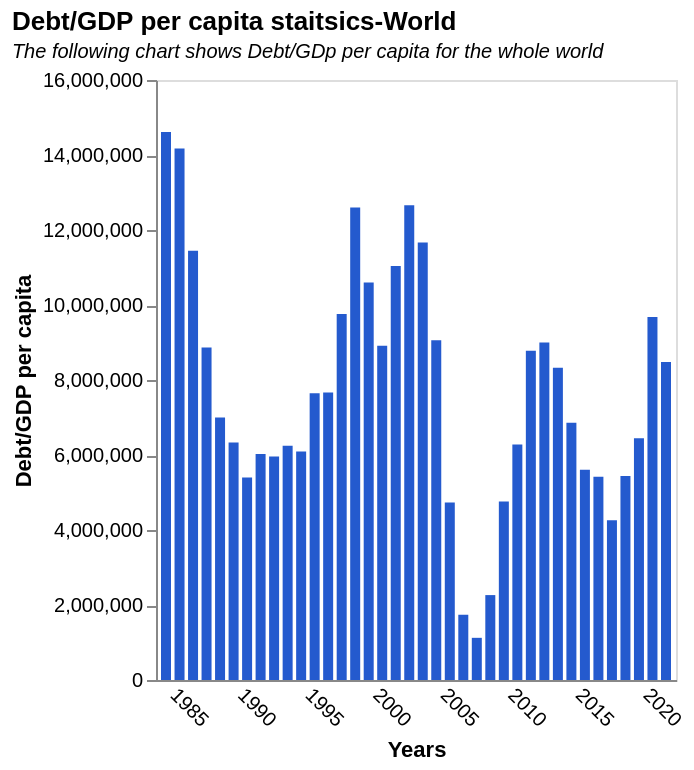

Write a Vega-Lite specification for this figure.
### Vega-Lite specification from a JSON file in a GitHub repository (floating-point values rounded to 4 significant figures)
{"$schema": "https://vega.github.io/schema/vega-lite/v5.json", "title": {"text": "Debt/GDP per capita staitsics-World ", "subtitle": "The following chart shows Debt/GDp per capita for the whole world", "subtitleFontStyle": "italic", "subtitleFontSize": 10, "anchor": "start", "color": "black"}, "data": {"values": [{"date": "31/12/2021", " Per Capita (US $)": "12262.9346", "Outstanding Debt": "1.04029E+11", "Debt/GDP per capita": "8483236.607", "Years": "2021"}, {"date": "31/12/2020", " Per Capita (US $)": "10936.0575", "Outstanding Debt": "1.0589E+11", "Debt/GDP per capita": "9682689.303", "Years": "2020"}, {"date": "31/12/2019", " Per Capita (US $)": "11407.4793", "Outstanding Debt": "73536345315", "Debt/GDP per capita": "6446327.307", "Years": "2019"}, {"date": "31/12/2018", " Per Capita (US $)": "11366.0737", "Outstanding Debt": "61821792421", "Debt/GDP per capita": "5439151.113", "Years": "2018"}, {"date": "31/12/2017", " Per Capita (US $)": "10825.9024", "Outstanding Debt": "46107666542", "Debt/GDP per capita": "4259013.691", "Years": "2017"}, {"date": "31/12/2016", " Per Capita (US $)": "10286.4113", "Outstanding Debt": "55750278788", "Debt/GDP per capita": "5419798.719", "Years": "2016"}, {"date": "31/12/2015", " Per Capita (US $)": "10231.7026", "Outstanding Debt": "57333751899", "Debt/GDP per capita": "5603539.718", "Years": "2015"}, {"date": "31/12/2014", " Per Capita (US $)": "10976.3835", "Outstanding Debt": "75334319046", "Debt/GDP per capita": "6863309.673", "Years": "2014"}, {"date": "31/12/2013", " Per Capita (US $)": "10815.58", "Outstanding Debt": "90073641743", "Debt/GDP per capita": "8328137.903", "Years": "2013"}, {"date": "31/12/2012", " Per Capita (US $)": "10648.2372", "Outstanding Debt": "95808640755", "Debt/GDP per capita": "8997605.797", "Years": "2012"}, {"date": "31/12/2011", " Per Capita (US $)": "10544.8758", "Outstanding Debt": "92585525384", "Debt/GDP per capita": "8780143.753", "Years": "2011"}, {"date": "31/12/2010", " Per Capita (US $)": "9621.1283", "Outstanding Debt": "60439448644", "Debt/GDP per capita": "6281950.179", "Years": "2010"}, {"date": "31/12/2009", " Per Capita (US $)": "8890.8011", "Outstanding Debt": "42300847722", "Debt/GDP per capita": "4757821.848", "Years": "2009"}, {"date": "31/12/2008", " Per Capita (US $)": "9489.966", "Outstanding Debt": "21487336753", "Debt/GDP per capita": "2264216.411", "Years": "2008"}, {"date": "31/12/2007", " Per Capita (US $)": "8743.396", "Outstanding Debt": "9833092338", "Debt/GDP per capita": "1124630.789", "Years": "2007"}, {"date": "31/12/2006", " Per Capita (US $)": "7854.1044", "Outstanding Debt": "13666660759", "Debt/GDP per capita": "1740066.093", "Years": "2006"}, {"date": "31/12/2005", " Per Capita (US $)": "7337.4898", "Outstanding Debt": "34714264905", "Debt/GDP per capita": "4731081.862", "Years": "2005"}, {"date": "31/12/2004", " Per Capita (US $)": "6859.584", "Outstanding Debt": "62139796027", "Debt/GDP per capita": "9058828.644", "Years": "2004"}, {"date": "31/12/2003", " Per Capita (US $)": "6163.079", "Outstanding Debt": "71912955980", "Debt/GDP per capita": "11668348.89", "Years": "2003"}, {"date": "31/12/2002", " Per Capita (US $)": "5565.5925", "Outstanding Debt": "70469729806", "Debt/GDP per capita": "12661676.15", "Years": "2002"}, {"date": "31/12/2001", " Per Capita (US $)": "5427.3912", "Outstanding Debt": "59901804093", "Debt/GDP per capita": "11036942.41", "Years": "2001"}, {"date": "31/12/2000", " Per Capita (US $)": "5533.053", "Outstanding Debt": "49322126517", "Debt/GDP per capita": "8914088.934", "Years": "2000"}, {"date": "31/12/1999", " Per Capita (US $)": "5425.0493", "Outstanding Debt": "57496136237", "Debt/GDP per capita": "10598269.81", "Years": "1999"}, {"date": "31/12/1998", " Per Capita (US $)": "5297.2682", "Outstanding Debt": "66739842976", "Debt/GDP per capita": "12598917.11", "Years": "1998"}, {"date": "31/12/1997", " Per Capita (US $)": "5384.6921", "Outstanding Debt": "52568901205", "Debt/GDP per capita": "9762656.848", "Years": "1997"}, {"date": "31/12/1996", " Per Capita (US $)": "5481.6149", "Outstanding Debt": "42009082557", "Debt/GDP per capita": "7663632.583", "Years": "1996"}, {"date": "31/12/1995", " Per Capita (US $)": "5439.8087", "Outstanding Debt": "41586611940", "Debt/GDP per capita": "7644866.618", "Years": "1995"}, {"date": "31/12/1994", " Per Capita (US $)": "4957.6365", "Outstanding Debt": "30211445450", "Debt/GDP per capita": "6093921.055", "Years": "1994"}, {"date": "31/12/1993", " Per Capita (US $)": "4662.7868", "Outstanding Debt": "29139537930", "Debt/GDP per capita": "6249382.436", "Years": "1993"}, {"date": "31/12/1992", " Per Capita (US $)": "4659.4677", "Outstanding Debt": "27771636514", "Debt/GDP per capita": "5960259.476", "Years": "1992"}, {"date": "31/12/1991", " Per Capita (US $)": "4426.0346", "Outstanding Debt": "26664291722", "Debt/GDP per capita": "6024420.081", "Years": "1991"}, {"date": "31/12/1990", " Per Capita (US $)": "4314.3387", "Outstanding Debt": "23303762710", "Debt/GDP per capita": "5401468.065", "Years": "1990"}, {"date": "31/12/1989", " Per Capita (US $)": "3890.9621", "Outstanding Debt": "24649990786", "Debt/GDP per capita": "6335191.696", "Years": "1989"}, {"date": "31/12/1988", " Per Capita (US $)": "3790.8071", "Outstanding Debt": "26523969177", "Debt/GDP per capita": "6996918.724", "Years": "1988"}, {"date": "31/12/1987", " Per Capita (US $)": "3452.7768", "Outstanding Debt": "30618322055", "Debt/GDP per capita": "8867738.585", "Years": "1987"}, {"date": "31/12/1986", " Per Capita (US $)": "3087.5317", "Outstanding Debt": "35348075575", "Debt/GDP per capita": "11448651.87", "Years": "1986"}, {"date": "31/12/1985", " Per Capita (US $)": "2657.4963", "Outstanding Debt": "37665035197", "Debt/GDP per capita": "14173127.99", "Years": "1985"}, {"date": "31/12/1984", " Per Capita (US $)": "2579.8572", "Outstanding Debt": "37706647293", "Debt/GDP per capita": "14615788.54", "Years": "1984"}, {"date": "", " Per Capita (US $)": "", "Outstanding Debt": "", "Debt/GDP per capita": "", "Years": ""}, {"date": "", " Per Capita (US $)": "", "Outstanding Debt": "", "Debt/GDP per capita": "", "Years": ""}, {"date": "", " Per Capita (US $)": "", "Outstanding Debt": "", "Debt/GDP per capita": "", "Years": ""}, {"date": "", " Per Capita (US $)": "", "Outstanding Debt": "", "Debt/GDP per capita": "", "Years": ""}, {"date": "", " Per Capita (US $)": "", "Outstanding Debt": "", "Debt/GDP per capita": "", "Years": ""}, {"date": "", " Per Capita (US $)": "", "Outstanding Debt": "", "Debt/GDP per capita": "", "Years": ""}, {"date": "", " Per Capita (US $)": "", "Outstanding Debt": "", "Debt/GDP per capita": "", "Years": ""}, {"date": "", " Per Capita (US $)": "", "Outstanding Debt": "", "Debt/GDP per capita": "", "Years": ""}, {"date": "", " Per Capita (US $)": "", "Outstanding Debt": "", "Debt/GDP per capita": "", "Years": ""}, {"date": "", " Per Capita (US $)": "", "Outstanding Debt": "", "Debt/GDP per capita": "", "Years": ""}, {"date": "", " Per Capita (US $)": "", "Outstanding Debt": "", "Debt/GDP per capita": "", "Years": ""}, {"date": "", " Per Capita (US $)": "", "Outstanding Debt": "", "Debt/GDP per capita": "", "Years": ""}, {"date": "", " Per Capita (US $)": "", "Outstanding Debt": "", "Debt/GDP per capita": "", "Years": ""}, {"date": "", " Per Capita (US $)": "", "Outstanding Debt": "", "Debt/GDP per capita": "", "Years": ""}, {"date": "", " Per Capita (US $)": "", "Outstanding Debt": "", "Debt/GDP per capita": "", "Years": ""}, {"date": "", " Per Capita (US $)": "", "Outstanding Debt": "", "Debt/GDP per capita": "", "Years": ""}, {"date": "", " Per Capita (US $)": "", "Outstanding Debt": "", "Debt/GDP per capita": "", "Years": ""}, {"date": "", " Per Capita (US $)": "", "Outstanding Debt": "", "Debt/GDP per capita": "", "Years": ""}, {"date": "", " Per Capita (US $)": "", "Outstanding Debt": "", "Debt/GDP per capita": "", "Years": ""}, {"date": "", " Per Capita (US $)": "", "Outstanding Debt": "", "Debt/GDP per capita": "", "Years": ""}, {"date": "", " Per Capita (US $)": "", "Outstanding Debt": "", "Debt/GDP per capita": "", "Years": ""}, {"date": "", " Per Capita (US $)": "", "Outstanding Debt": "", "Debt/GDP per capita": "", "Years": ""}, {"date": "", " Per Capita (US $)": "", "Outstanding Debt": "", "Debt/GDP per capita": "", "Years": ""}, {"date": "", " Per Capita (US $)": "", "Outstanding Debt": "", "Debt/GDP per capita": "", "Years": ""}], "format": {"parse": {"Years": "date"}}}, "height": 300, "width": 260, "mark": {"type": "bar", "color": "#245ace"}, "encoding": {"x": {"field": "Years", "type": "temporal", "axis": {"title": "Years", "grid": false, "ticks": false, "labelAngle": 45}}, "y": {"field": "Debt/GDP per capita", "type": "quantitative", "title": "Debt/GDP per capita", "axis": {"grid": false}}}}
